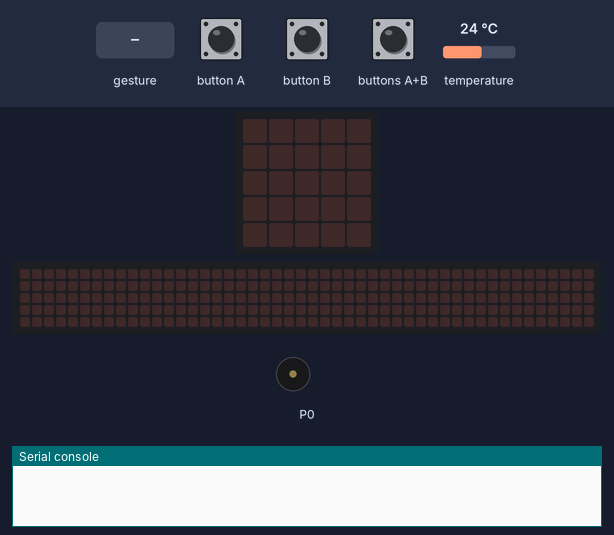
A program run on a simulated BBC micro:bit (MakeCode). On the bench: the board's 5×5 LED display, a strip that is not on the board, showing the scrolling text unrolled, buzzer (waves = sounding), the last lines printed to the serial console. The test bench sets the inputs (shaded band); at power-on: temperature 24 °C. A tilt is held for 1.5 s and a shake lasts 1 s, then the board lies face up again; the 48×5 strip is a reading aid, not a part: it shows the text the display is scrolling, unrolled, one strip-width of it at a time.

Above: at 1.2 s.
1.3 s: buttons A+B pressed for 0.15 s
At 4.1 s:
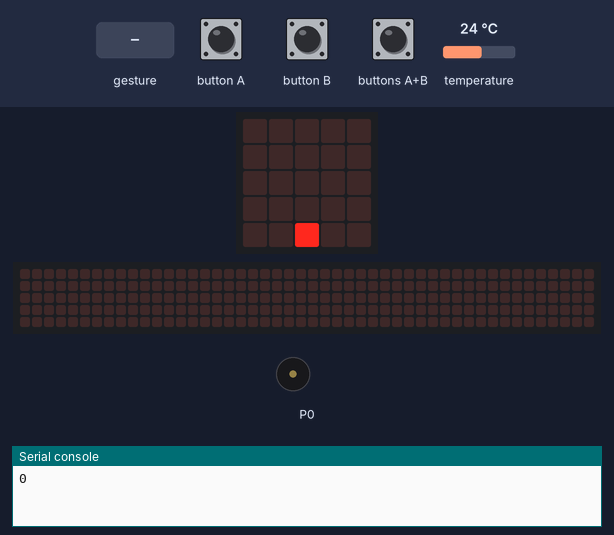
4.3 s: gesture 'shake'
At 7.05 s:
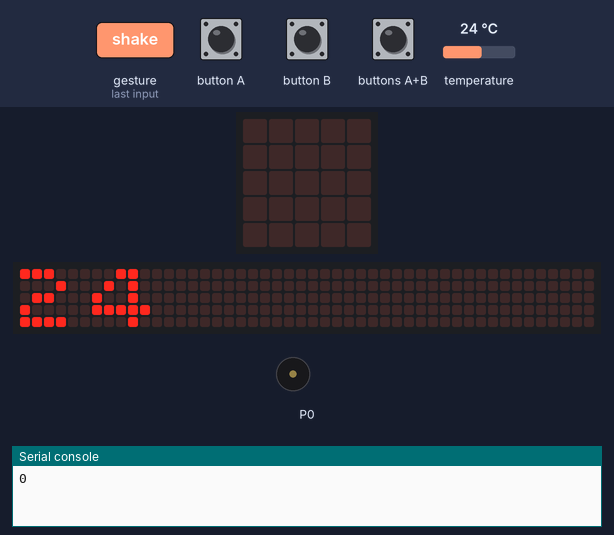
7.3 s: buttons A+B pressed for 1 s
At 8.53 s:
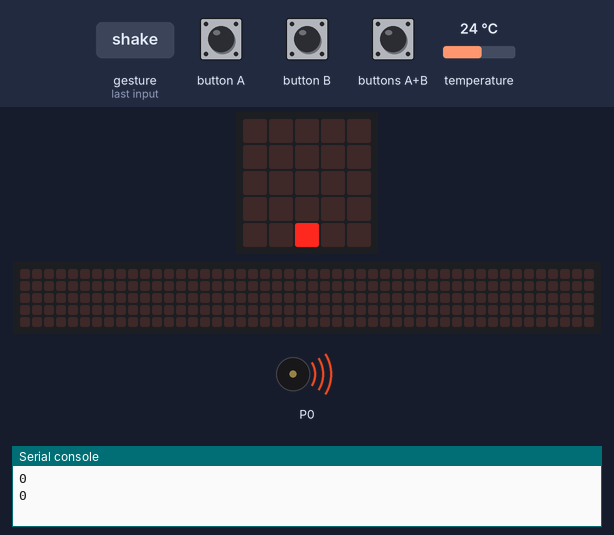
Timing chart, 0 to 11.7 s (numbered marks = the images above; inputs shaded):
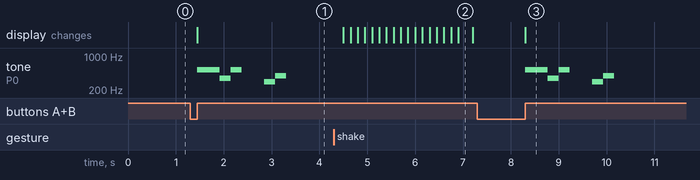

The program:

main.ts
```typescript
let temp = 0
input.onGesture(Gesture.Shake, function () {
    temp = input.temperature()
    basic.showNumber(temp)
})
input.onButtonPressed(Button.AB, function () {
    led.plotBarGraph(
    0,
    0
    )
    music.playMelody("C5 C5 F C5 - - D G ", Math.round(262))
})
```

test.ts
```typescript
// tests gaan hier; deze zal niet worden gecompileerd wanneer dit pakket wordt gebruikt als extensie.
```

Measured:
- after the input at 1.3 s, tone on P0: plays 523 Hz for 0.47 s, 349 Hz for 0.23 s, 523 Hz for 0.23 s, 294 Hz for 0.23 s, 392 Hz for 0.23 s, starting after 0.15 s; the display: changes after 0.15 s (image 1)
- after the input at 4.3 s, the display: first changes after 0.20 s (image 2 shows a later state)
- after the input at 7.3 s, tone on P0: plays 523 Hz for 0.47 s, 349 Hz for 0.23 s, 523 Hz for 0.23 s, 294 Hz for 0.23 s, 392 Hz for 0.23 s, starting after 1.0 s; the display: changes after 1.0 s (image 3)
